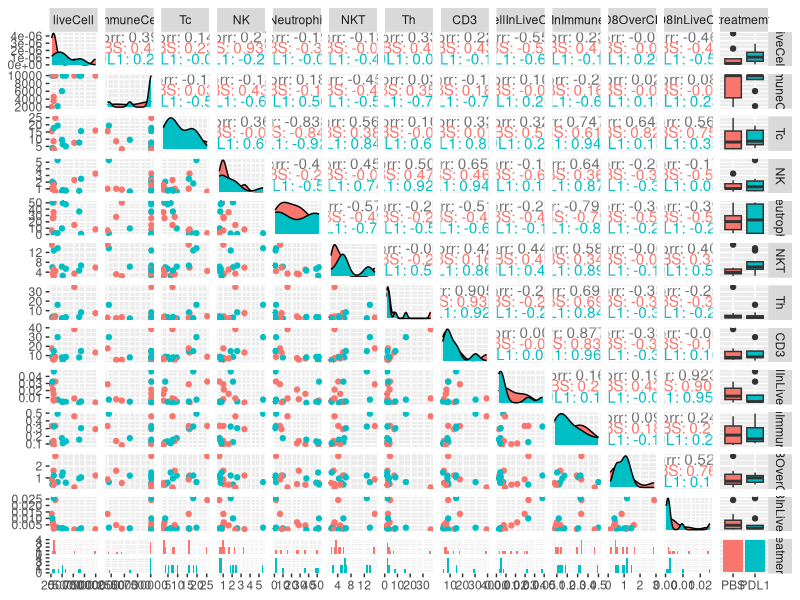

Generate this figure with R:
##讀取流式細胞儀檔案
flow<-read.csv(file = "flow_1.csv", header = TRUE, sep = ",")
flowdata<-flow[,-1]

#製作圖二
library(GGally)
pm<-ggpairs(flowdata,mapping = aes(color = flowdata$treatmemt))
pm

#依照施打藥物拆開
#install.packages("tidyverse") #若未安裝套件記得先安裝
library(tidyverse)
PBS_flow<-filter(flowdata,flow$treatmemt=="PBS")
PDL1_flow<-filter(flowdata,flow$treatmemt=="PDL1")
#######計算細胞平均數#######
ncols <- length(PDL1_flow)
column_means <- vector(mode = "numeric", length = ncols)
for (i in 1:ncols) {   
  column_means[i] <- mean(PDL1_flow[[i]])
}
names(column_means) <- names(PDL1_flow)
c<-column_means
#
ncols <- length(PBS_flow)
column_means <- vector(mode = "numeric", length = ncols)
for (i in 1:ncols) {   
  column_means[i] <- mean(PBS_flow[[i]])
}
names(column_means) <- names(PBS_flow)
column_means
##########################
#各項數值的wilcoxon test
wilcox.test(PBS_flow$Tc,PDL1_flow$Tc, paired =  FALSE)
wilcox.test(PBS_flow$NK,PDL1_flow$NK,paired = FALSE)
wilcox.test(PBS_flow$Neutrophil,PDL1_flow$Neutrophil, paired =  FALSE)
wilcox.test(PBS_flow$NKT,PDL1_flow$NKT, paired =  FALSE)
wilcox.test(PBS_flow$Th,PDL1_flow$Th, paired =  FALSE)
wilcox.test(PBS_flow$CD3,PDL1_flow$CD3, paired =  FALSE)
wilcox.test(PBS_flow$TcellInLiveCell,PDL1_flow$TcellInLiveCell, paired =  FALSE)
wilcox.test(PBS_flow$TcellInImmuneCell,PDL1_flow$TcellInImmuneCell, paired =  FALSE)
wilcox.test(PBS_flow$CD8OverCD3,PDL1_flow$CD8OverCD3, paired =  FALSE)
wilcox.test(PBS_flow$CD8InLiveCell,PDL1_flow$CD8InLiveCell, paired =  FALSE)
wilcox.test(PBS_flow$CD8InLiveCell,PDL1_flow$CD8InLiveCell, paired =  FALSE)
wilcox.test(PBS_flow$Neutrophil/(PBS_flow$Tc+PBS_flow$Th+PBS_flow$NKT),PDL1_flow$Neutrophil/((PDL1_flow$Tc+PDL1_flow$Th+PDL1_flow$NKT)), paired =  FALSE)
wilcox.test((PBS_flow$NK+PBS_flow$NKT)/PBS_flow$liveCell,(PDL1_flow$NK+PDL1_flow$NKT)/PDL1_flow$liveCell,paired = FALSE)
